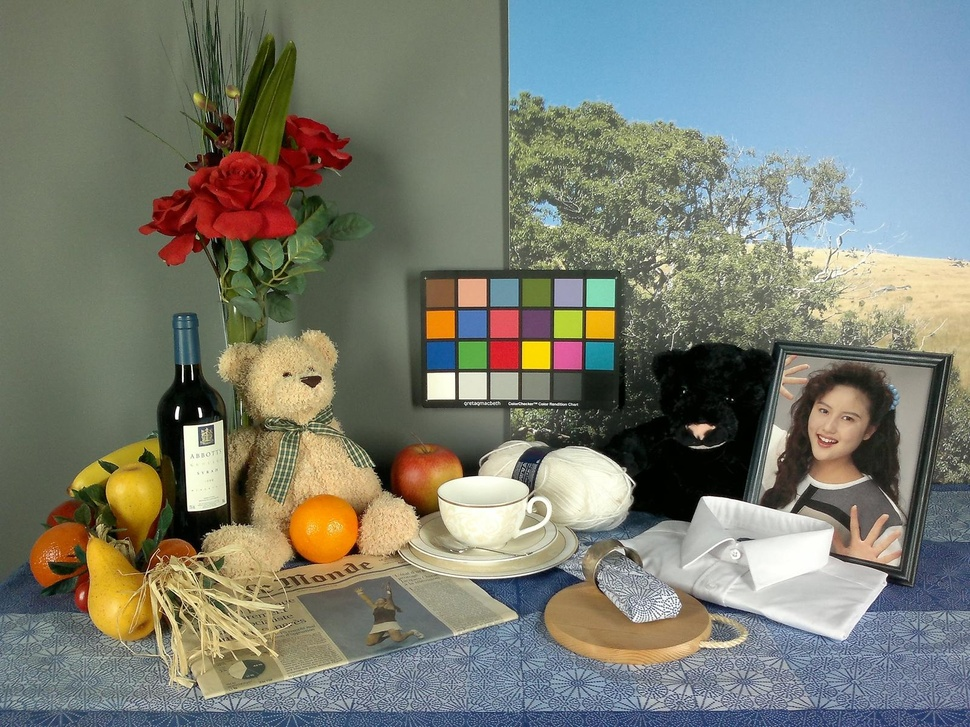
%> input picture IS_IV_C04_D07_69.4.jpg, 970 x 727 px, shrunk from 1600 x 1200 before the run
$ octave --eval "result = fetchGradient(imread('IS_IV_C04_D07_69.4.jpg'));"   (GNU Octave 9; MATLAB toolbox functions it lacks are replaced by stand-ins)
%> lines starting %> are read from the running program, lines starting %| are printed output that depends on the picture
function [ave_grad std_grad med_grad mad_grad gradMap1]=fetchGradient(X)
if(ndims(X)==3)
    X=rgb2gray(X);
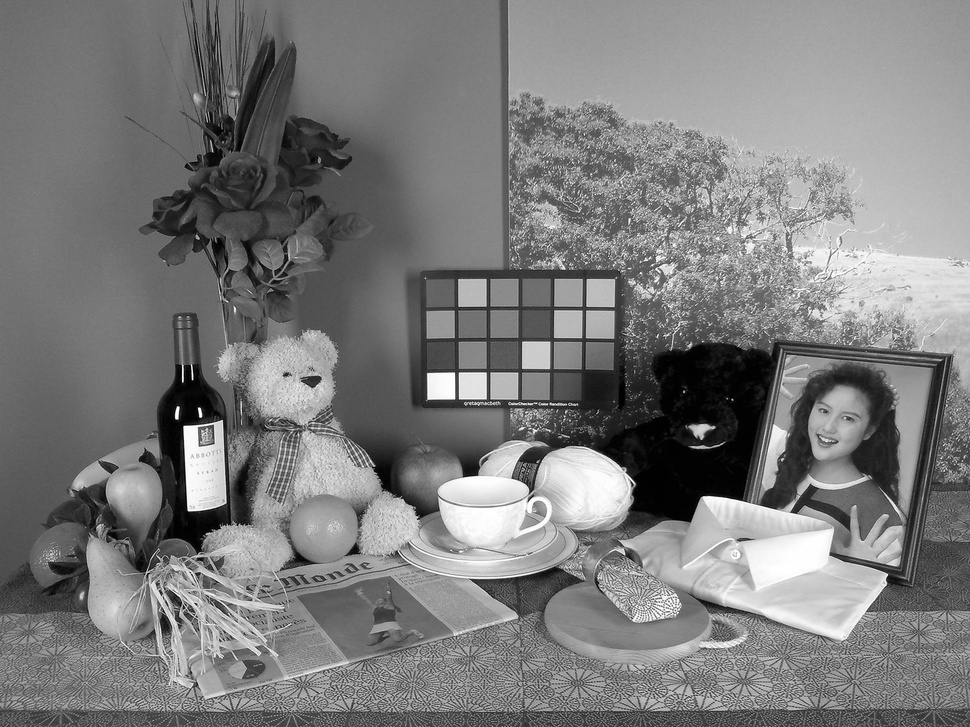
%> X: size 727x970 uint8; min 0, max 255, mean 123.8
end
X=double(X);
%> X: size 727x970 double
Down_step=2; % 对图像降采样，减少运算量
dx = [1 0 -1; 1 0 -1; 1 0 -1]/3;
dy = dx';

% aveKernel=fspecial('average',2);
% X=conv2(X,aveKernel,'same');
% X=aveX(1:Down_step:end,1:Down_step:end); % 不改变图像大小

IxX1=conv2(X,dx,'same');
IyX1=conv2(X,dy,'same');
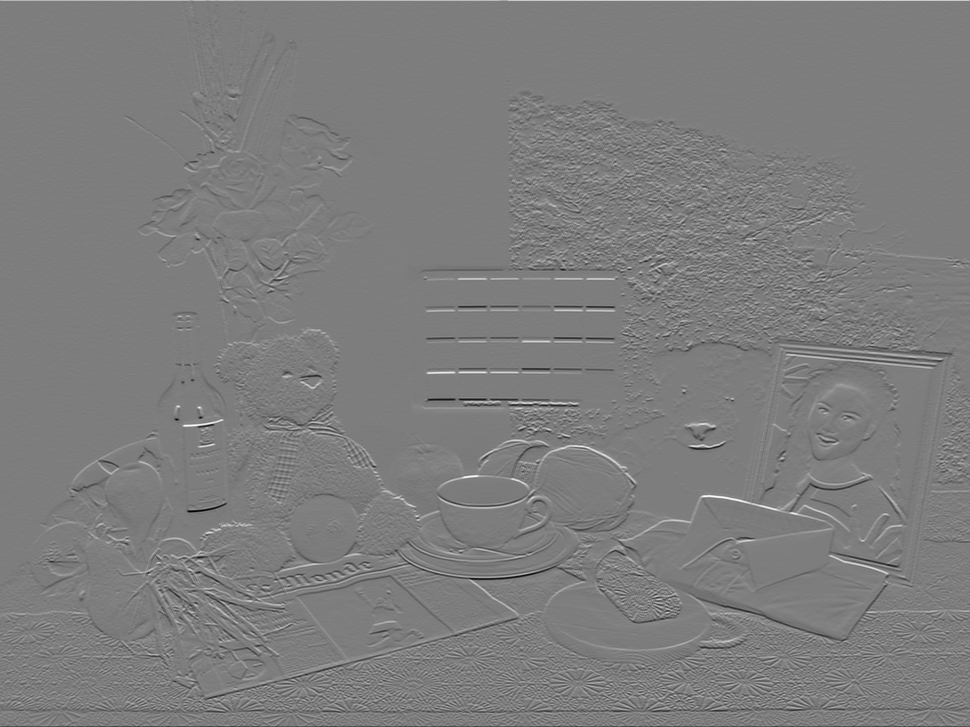
%> IyX1: size 727x970 double; min -241.3, max 248.3, mean -0.1; drawn with min black and max white
gradMap1=sqrt(IxX1.^2+IyX1.^2);
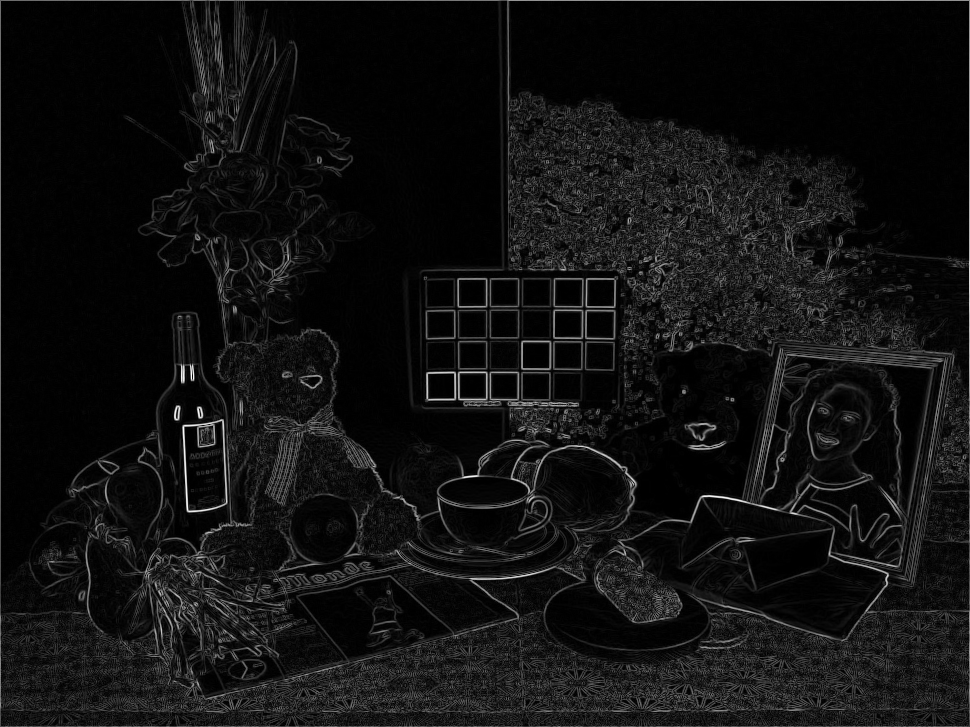
%> gradMap1: size 727x970 double; min 0, max 254.7, mean 17.6
ave_grad1=mean2(gradMap1);
%> ave_grad1 = 17.56
std_grad1=std2(gradMap1);
%> std_grad1 = 25.02

med_grad1=median(gradMap1(:));
%> med_grad1 = 6.32
mad_grad1=mean2(abs(gradMap1-med_grad1));
%> mad_grad1 = 15.18
% 二阶导数
IxX2=conv2(gradMap1,dx,'same');
IyX2=conv2(gradMap1,dy,'same');
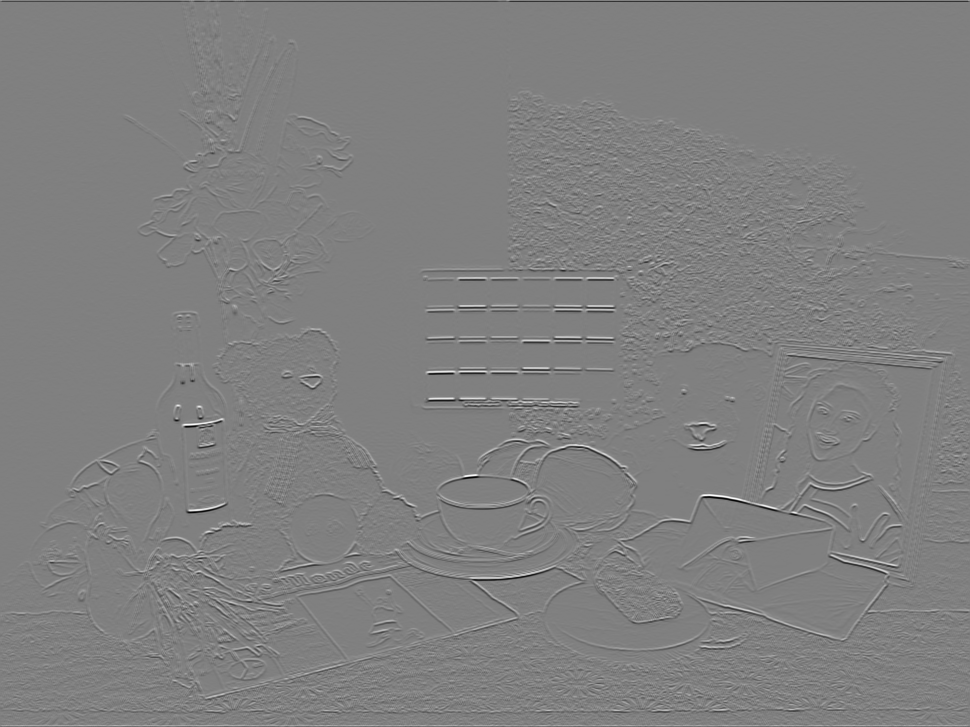
%> IyX2: size 727x970 double; min -243.4, max 240.8, mean -0.1; drawn with min black and max white
gradMap2=sqrt(IxX2.^2+IyX2.^2);
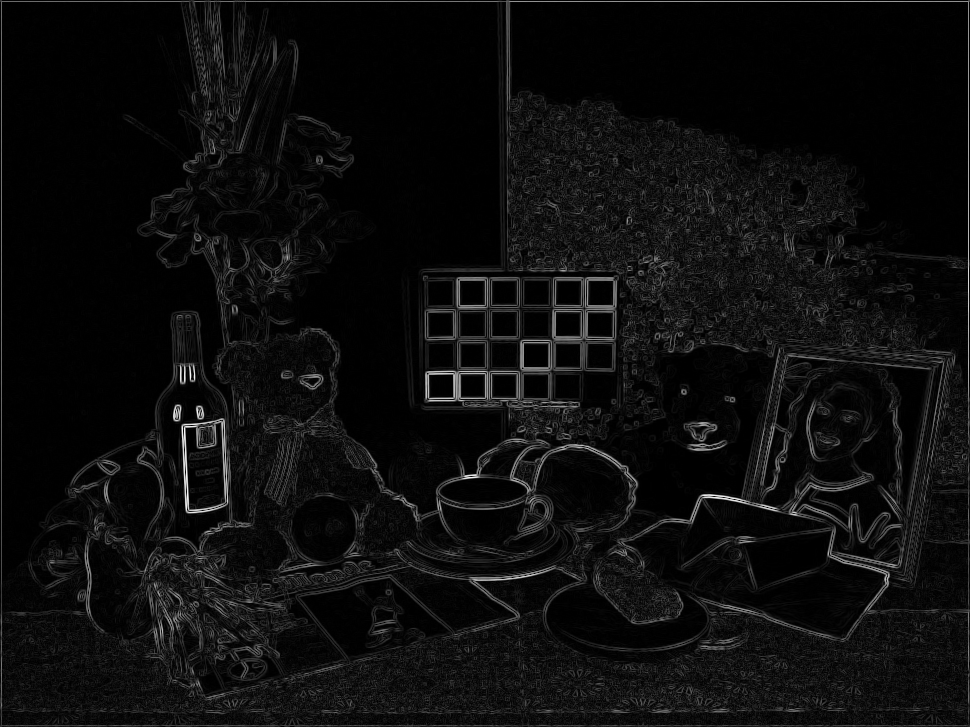
%> gradMap2: size 727x970 double; min 0, max 250.6, mean 13.8
ave_grad2=mean2(gradMap2);
%> ave_grad2 = 13.75
std_grad2=std2(gradMap2);
%> std_grad2 = 22.04

med_grad2=median(gradMap2(:));
%> med_grad2 = 4.92
mad_grad2=mean2(abs(gradMap2-med_grad2));
%> mad_grad2 = 12.12
% 三阶导数
IxX3=conv2(gradMap2,dx,'same');
IyX3=conv2(gradMap2,dy,'same');
gradMap3=sqrt(IxX3.^2+IyX3.^2);
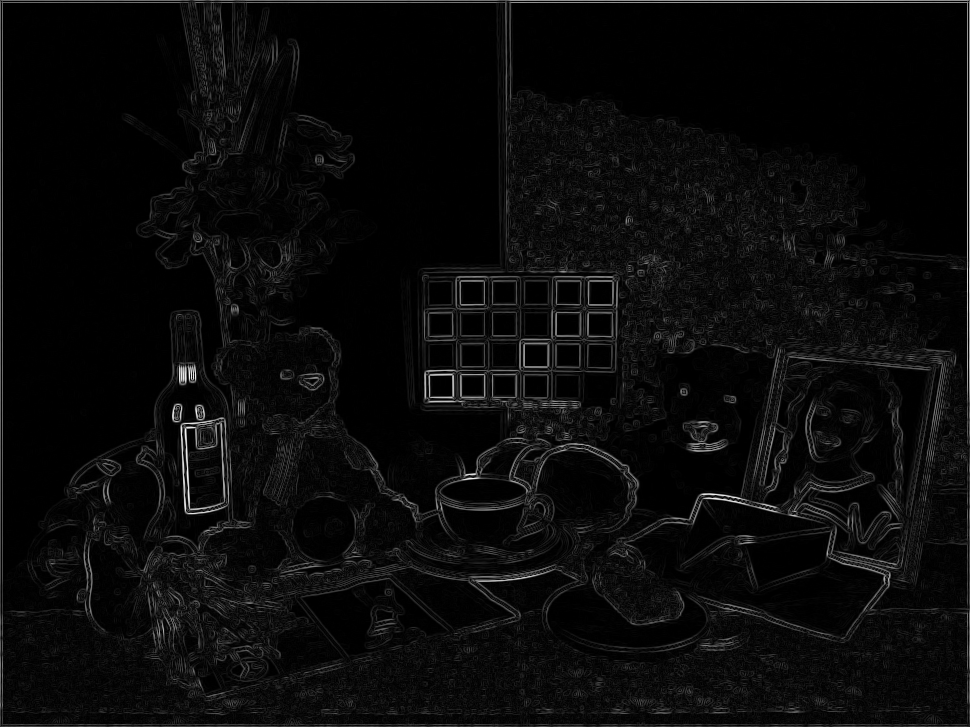
%> gradMap3: size 727x970 double; min 0, max 248.7, mean 11
ave_grad3=mean2(gradMap3);
%> ave_grad3 = 10.96
std_grad3=std2(gradMap3);
%> std_grad3 = 19.87

med_grad3=median(gradMap3(:));
%> med_grad3 = 3.87
mad_grad3=mean2(abs(gradMap3-med_grad3));
%> mad_grad3 = 9.79

ave_grad=[ave_grad1 ave_grad2 ave_grad3];
%> ave_grad = [17.56 13.75 10.96]
std_grad=[std_grad1 std_grad2 std_grad3];
%> std_grad = [25.02 22.04 19.87]
med_grad=[med_grad1 med_grad2 med_grad2];
%> med_grad = [6.32 4.92 4.92]
mad_grad=[mad_grad1 mad_grad2 mad_grad3];
%> mad_grad = [15.18 12.12 9.79]
%> `result = fetchGradient(imread('IS_IV_C04_D07_69.4.jpg'));`: result = [17.56 13.75 10.96]
end

$ run again, on IS_I_C03_D02_94.3.jpg
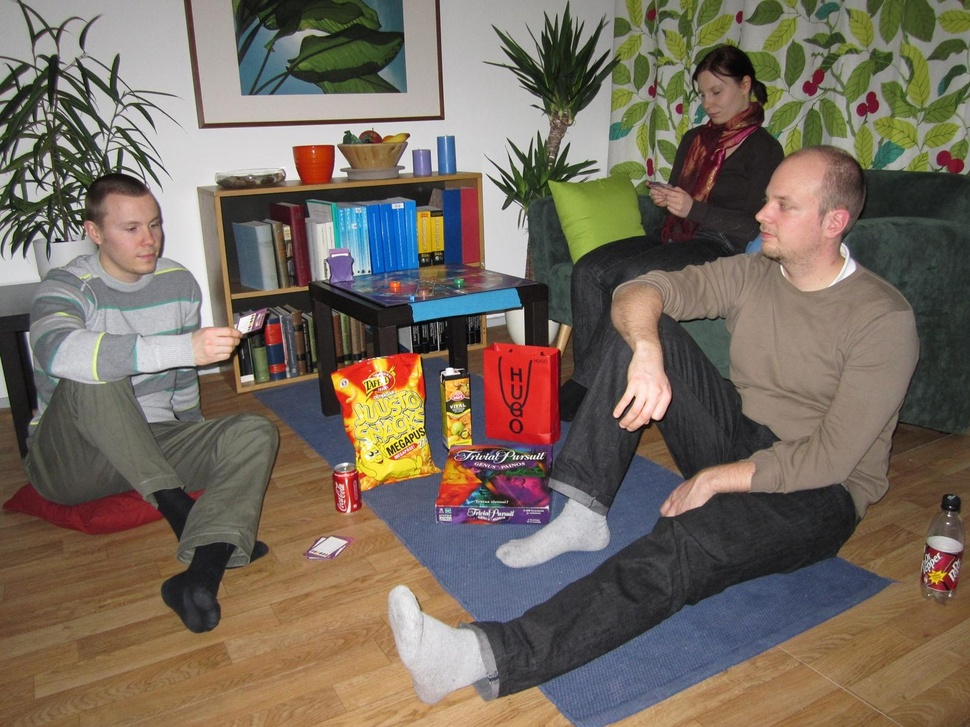
%> input picture IS_I_C03_D02_94.3.jpg, 970 x 727 px, shrunk from 1600 x 1200 before the run
%> ave_grad1 = 14.64
%> std_grad1 = 23.4
%> med_grad1 = 6.15
%> mad_grad1 = 11.53
%> in fetchGradient, `IyX2=conv2(gradMap1,dy,'same');`:
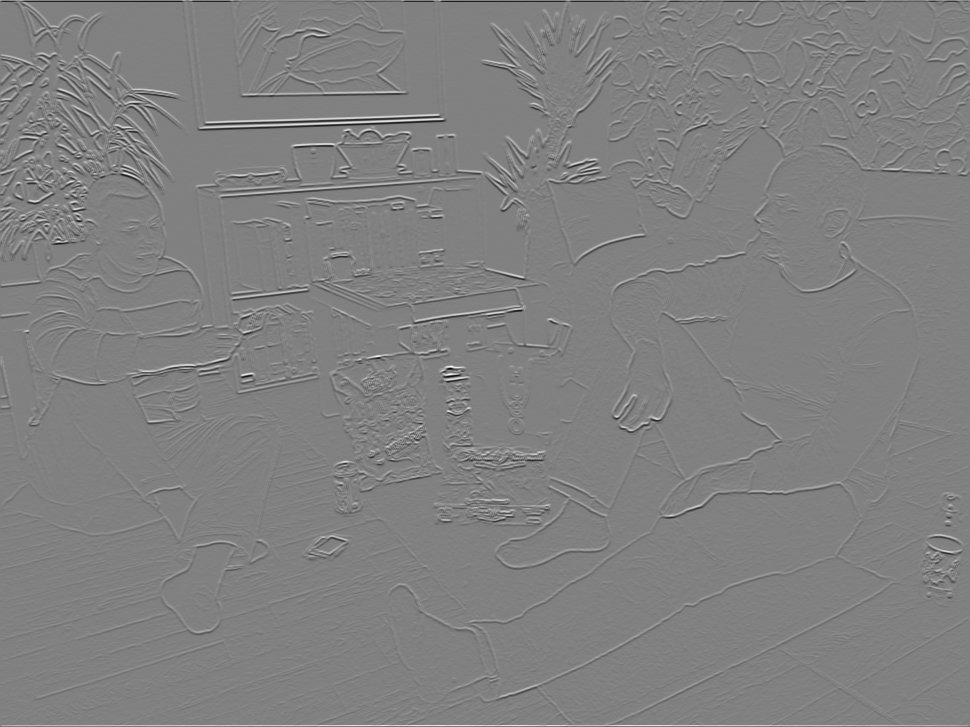
%> IyX2: size 727x970 double; min -214.5, max 209.9, mean 0; drawn with min black and max white
%> ave_grad2 = 13.55
%> std_grad2 = 22.66
%> med_grad2 = 4.55
%> mad_grad2 = 11.39
%> in fetchGradient, `gradMap3=sqrt(IxX3.^2+IyX3.^2);`:
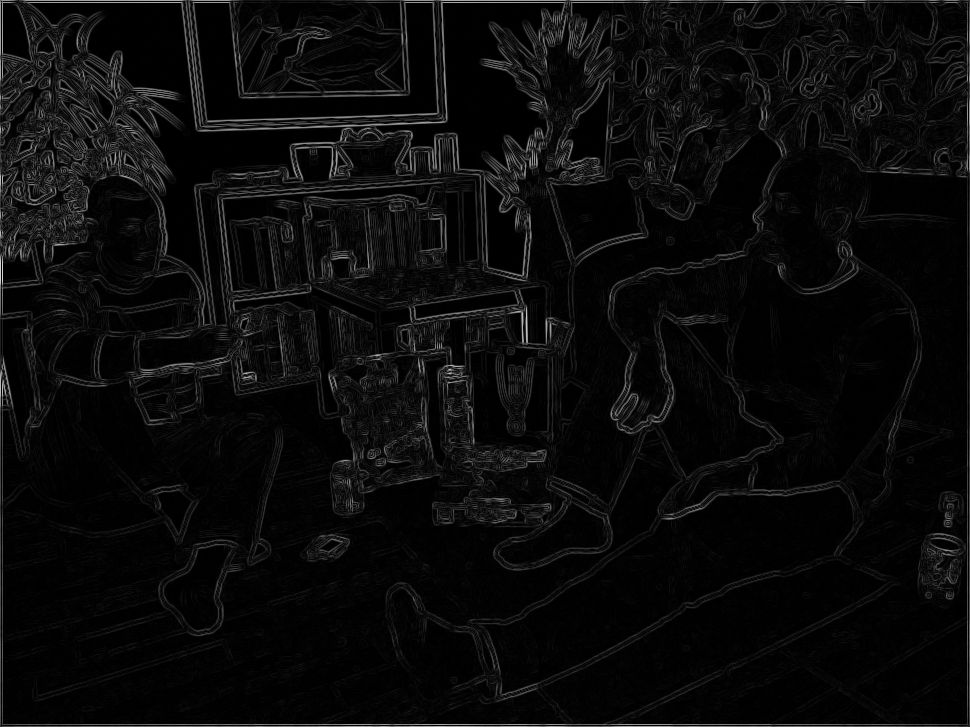
%> gradMap3: size 727x970 double; min 0, max 211.7, mean 11.4
%> ave_grad3 = 11.38
%> std_grad3 = 20.25
%> med_grad3 = 3.36
%> mad_grad3 = 9.88
%> ave_grad = [14.64 13.55 11.38]
%> std_grad = [23.4 22.66 20.25]
%> med_grad = [6.15 4.55 4.55]
%> mad_grad = [11.53 11.39 9.88]
%> result = [14.64 13.55 11.38]
